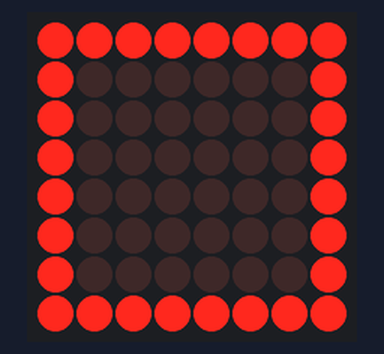
A program run on a simulated Raspberry Pi (BCM pin numbers). On the bench: 8×8 LED matrix. At 2.0 s the program stops and its outputs stay as they are.

Above: at 0.1 s.

The program:

0_Conector_GPIO_ControlarMatrizLED_8x8_ChipMax7219_Ejercicio3.py
```python
# importamos la libreria GPIO
import RPi.GPIO as  GPIO
# desactivamos mensajes error de GPIO
GPIO.setwarnings(False)
# importamos las librerias necesarias para trabajar con
# la matriz led 8x8
from luma.led_matrix.device import max7219
from luma.core.interface.serial import spi
from luma.core.render import canvas
# importamos la libreria time
import time
# inicializamos los objetos para el dispositivo
serial=spi(port=0,device=0)
device=max7219(serial)
# mostramos un recuadro con el borde iluminado
with canvas(device) as draw:
    draw.rectangle(device.bounding_box,outline="white", fill="black")
# tiempo espera de dos segundos
time.sleep(2)
# mostramos un recuadro con el interior iluminado
with canvas(device) as draw:
    draw.rectangle(device.bounding_box,outline="black", fill="white")
```
